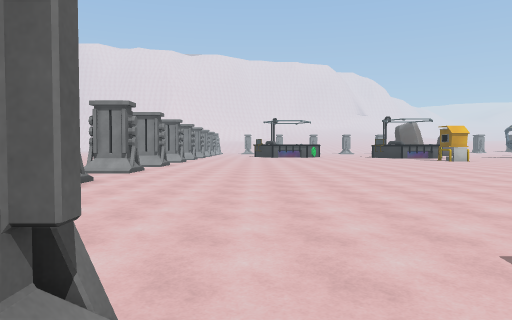
[1] (above)

18 first-person views from a walk through a scene from a Unity 3-D project. The camera is 1.5 m above the floor, tilts 2° down and sees 70° across. The floor is counted in squares, 2 m on a side. Each view is taken from the middle of a square. On the plan, view 1 faces up. The plan holds only what a view shows up to about 11 squares ahead; the rest is blank. The place goes on beyond the plan. The player is left out. Some surface patterns are stand-ins.

[2]
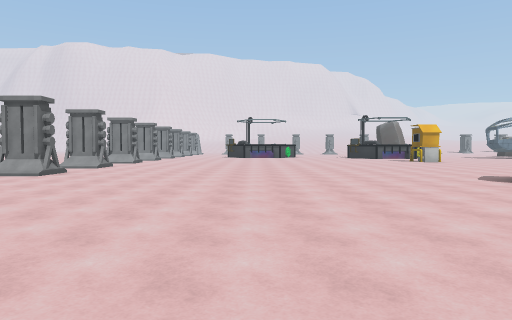

[3]
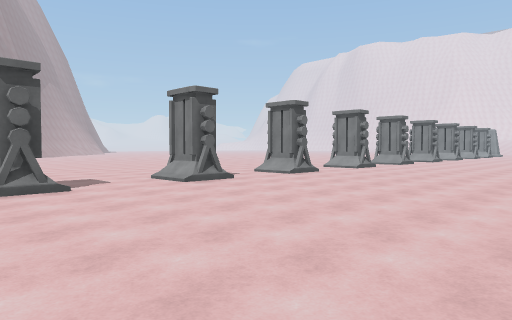

[4]
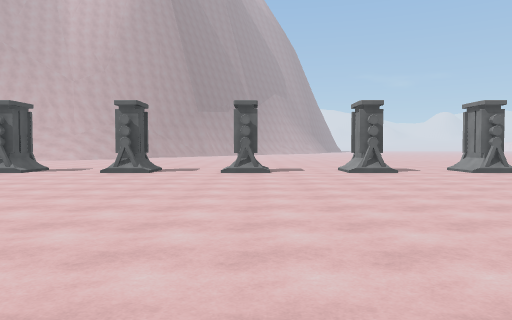

[5]
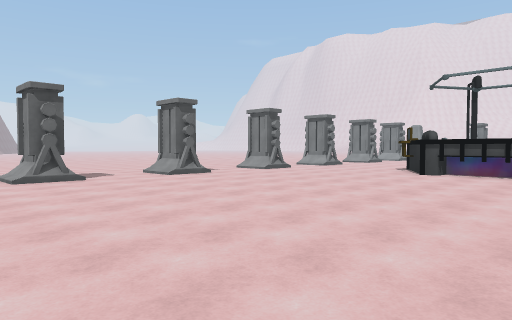

[6]
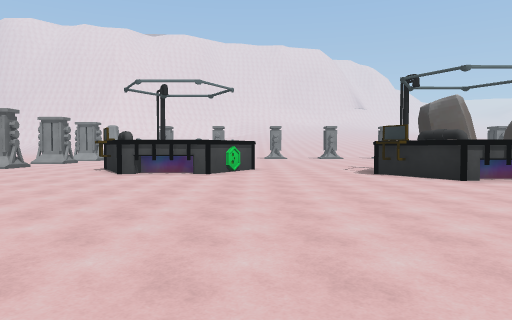

[7]
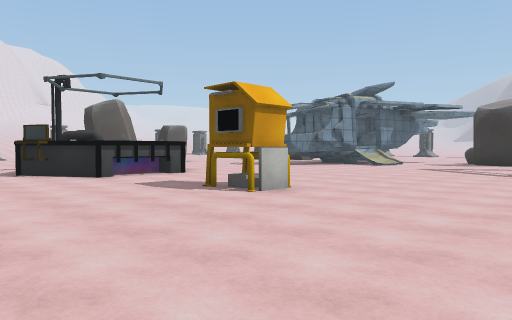

[8]
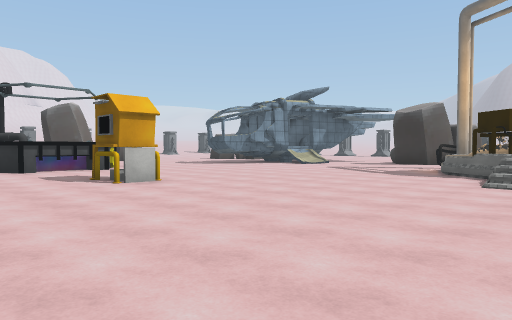

[9]
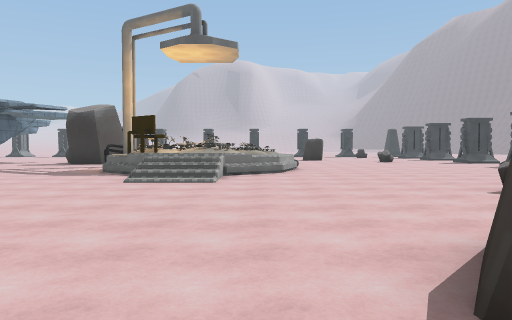

[10]
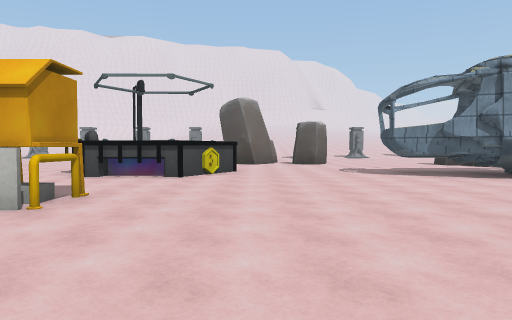

[11]
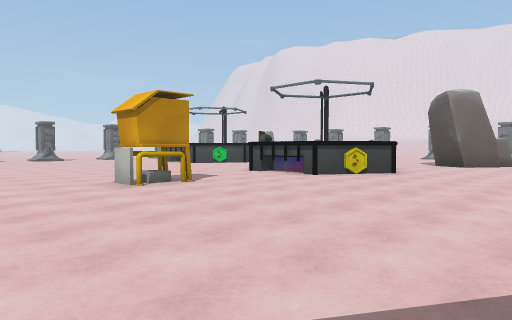

[12]
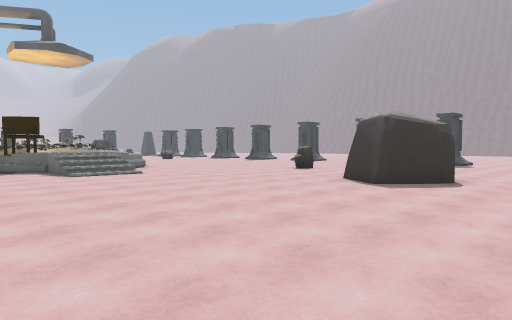

[13]
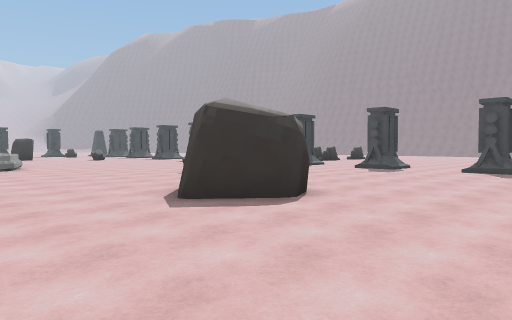

[14]
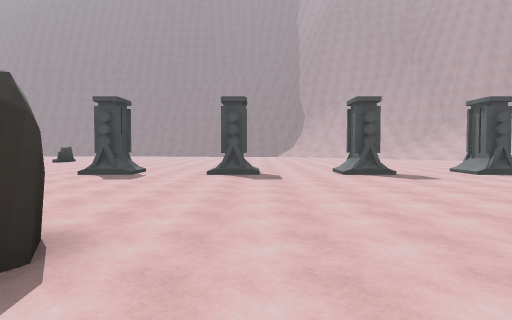

[15]
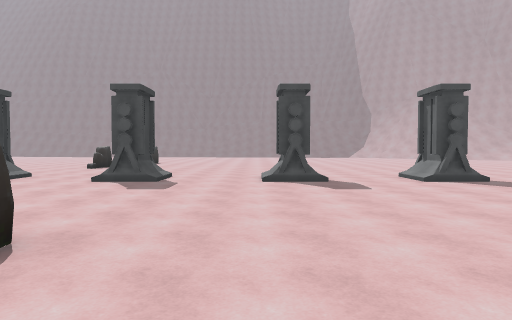

[16]
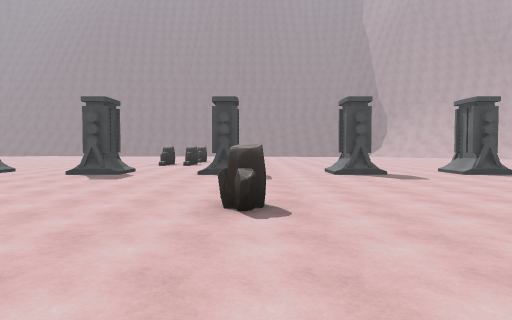

[17]
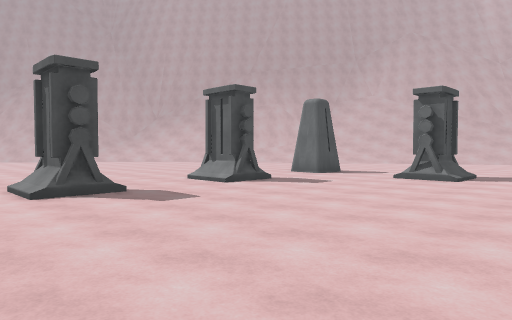

[18]
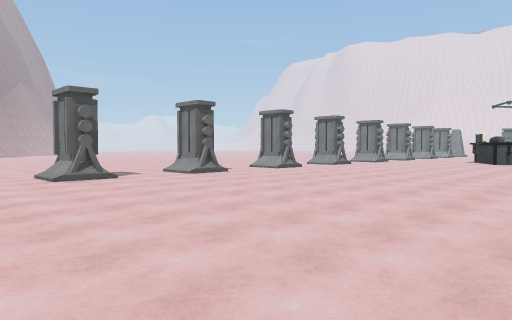

### Floor plan
Points are (right, up) in squares from view 1. A wall is a line through its corners. A room is listed if a view was taken in it or the views show most of it. See-through windows are left out.
Room 1 (views 1, 2, 3, 4, 5, 6, 7, 8, 9, 10, 11, 12, 13, 14, 15, 16, 17, 18)
walls: (7.6, 8.9) (8.5, 9.9) (9.6, 9.2) (8.6, 9.9); (7.8, 7.9) (7.5, 8.6); (16.5, 13.9) (17.4, 15.1); (17.6, 13.6) (17.3, 13.9) (17.8, 14.6); (17.6, 13.8) (17.1, 14.2); (-3.5, 11.2) (-3.8, 10.9); (-3.6, 11.5) (-3.6, 10.5); (-3.6, 15.4) (-3.6, 14.6); (-3.9, 11.6) (-3.9, 10.9); (-3.9, 15.1) (-3.9, 14.3); (-3.6, 7.8) (-3.6, 7.1); (-3.9, 7.9) (-3.9, 7.1); (-3.6, 18.8) (-3.6, 17.8); (6.4, 0.8) (7, 0.8); (9.6, 1) (10.4, 1); (2.8, 1.3) (3.3, 0.7); (9.7, 0.8) (10, 1.2) (10.4, 0.9) (10.4, 0); (9.8, 0.8) (10.5, 0.8); (8.9, 25.5) (8.6, 25.3) (8.3, 25.9); (2.5, 1) (3.1, 1) (3.1, -0.4); (2.5, 0.8) (3.4, 0.8); (6.4, 0) (6.4, 1) (6.7, 1) (6.9, 0.9) (6.9, -0.4); (9.9, -0.1) (9.9, 1.3); (-3.6, 4.5) (-3.6, 3.5); (13.6, 1) (14.3, 1); (13.5, 0.8) (14.2, 0.8); (-3.5, 22) (-3.7, 21.8); (-3.9, 4.3) (-3.5, 4); (-3.9, 4.1) (-3.9, 3.4); (-0.8, 1.2) (-0.5, 0.9) (-0.5, -0.4); (-3.6, 22.5) (-3.6, 21.5); (4.2, 27.1) (3.7, 26.2) (1.3, 26.2); (-3.9, 22.4) (-3.9, 21.8); (-1.1, 1) (-0.5, 1); (-1.1, 0.8) (-0.4, 0.8); (13.3, 26.3) (12.1, 24.2) (9.6, 24.2) (8.4, 26.3); (1, 26.6) (0.6, 27.2); (13.6, -0.4) (13.6, 0.9) (13.9, 1.2) (14.3, 0.8); (17, 0.8) (17.9, 0.8); (18.5, 24.2) (17.7, 24.6); (17.2, -0.4) (17.2, 1) (17.9, 1)
low walls: (11.7, 24.8) (10, 24.8); (3.3, 26.8) (1.6, 26.8)
ways out: opening at (-4.5, 5.5); opening at (-4.5, 16.5); opening at (-4, 11); opening at (-4, 22); opening at (-3, 2); opening at (7, -1.5); opening at (8.5, 0.5); opening at (15.5, 0.5)
objects: other object (11, 20); other object (18, 15)

Positions as (right, up) in squares from view 1, and headings:
1: (0, 0), facing up
2: (2, 1), facing up
3: (3, 6), facing up-left
4: (7, 15), facing left
5: (5, 16), facing up-left
6: (5, 16), facing up
7: (6, 15), facing up-right
8: (7, 12), facing up-right
9: (7, 11), facing right
10: (14, 15), facing up
11: (18, 16), facing up-left
12: (5, 17), facing down-right
13: (4, 13), facing down-right
14: (6, 11), facing down
15: (11, 9), facing down
16: (13, 11), facing down
17: (5, 7), facing down-left
18: (5, 8), facing up-left
